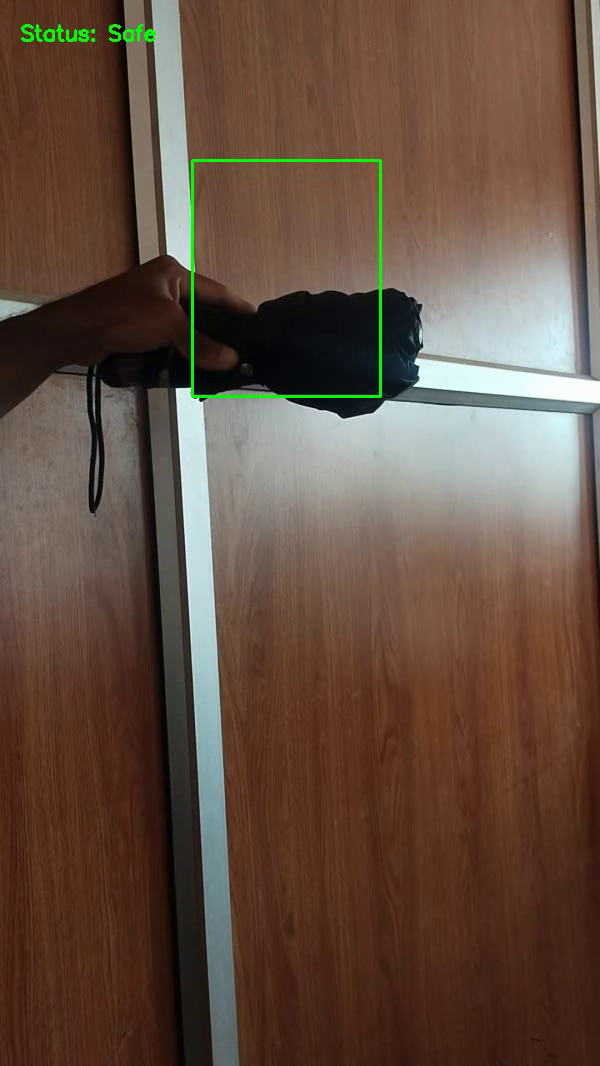
#> input picture frame 18 of scrach Detection/tracked_result.mp4, 600 x 1066 px, given in place of test_drop.mp4, which was not available
$ python video-drop.py
#> lines starting #> are read from the running program, lines starting #| are printed output that depends on the picture; pictures that were not available may be replaced by others from this repository, and a replacement may not be noted
import cv2
import imutils
import os

# --- IMPORT YOUR ORIGINAL CODE ---
# This assumes your first code is saved as 'ssim_scanner.py' in the same folder
# We are importing your specific functions!
from ssim_scanner import preprocess_image, align_images, compare_images, find_and_draw_damage

def process_and_inspect_video(video_path, output_video_path, initial_box):
#> called with video_path = 'test_drop.mp4', output_video_path = 'tracked_result.mp4', initial_box = (200, 150, 200, 250)
    print(f"[INFO] Loading uploaded video: {video_path}")
    cap = cv2.VideoCapture(video_path)
    ret, first_frame = cap.read()
#> first_frame is the input picture: shape (1066, 600, 3); mean B, G, R 65, 78.8, 100.4
    if not ret: return

    first_frame = imutils.resize(first_frame, width=600)
    height, width = first_frame.shape[:2]
#> height = 1066; width = 600
    fps = int(cap.get(cv2.CAP_PROP_FPS))

    fourcc = cv2.VideoWriter_fourcc(*'mp4v')
    writer = cv2.VideoWriter(output_video_path, fourcc, fps, (width, height))

    tracker = cv2.TrackerCSRT_create()
    tracker.init(first_frame, initial_box)

    # --- TRACKING & SETTLE VARIABLES ---
    prev_cy = None
    DROP_THRESHOLD = 15
    drop_detected = False

    # New variables for taking the picture
    settle_counter = 0
    frames_to_wait = 45 # Wait ~1.5 seconds (assuming 30fps) after the drop
    inspection_done = False

    while True:
        ret, frame = cap.read()
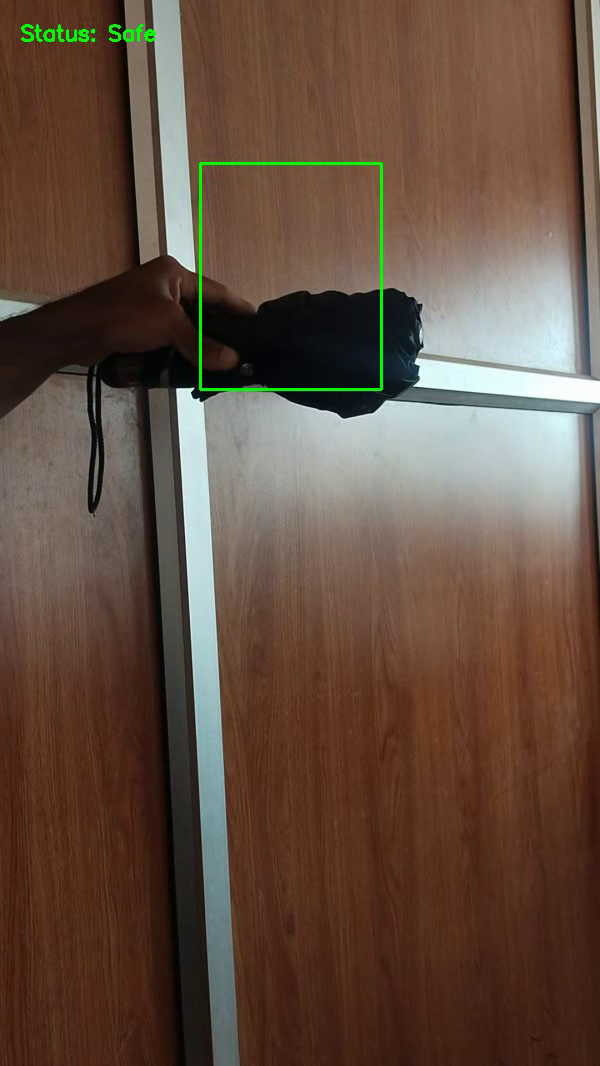
#> input picture frame 19 of scrach Detection/tracked_result.mp4, 600 x 1066 px, given in place of test_drop.mp4, which was not available
#> frame is the input picture: shape (1066, 600, 3); mean B, G, R 64.9, 78.7, 100.2
        if not ret: break

        frame = imutils.resize(frame, width=600)

        # Keep a clean copy of the frame BEFORE we draw green/red boxes on it
        clean_frame = frame.copy()

        success, box = tracker.update(frame)
#> success = True; box = (204, 153, 196, 245)

        if success:
            (x, y, w, h) = [int(v) for v in box]
#> x = 204; y = 153; w = 196; h = 245
            cy = y + (h // 2)
#> cy = 275

            # 1. Detect the Drop
            if prev_cy is not None and not drop_detected:
                velocity_y = cy - prev_cy
                if velocity_y > DROP_THRESHOLD:
                    drop_detected = True
                    print(f"[ALERT] Drop detected! Waiting for product to settle...")

            prev_cy = cy
#> prev_cy = 275

            # 2. The Settle Timer & Photo Capture
            if drop_detected and not inspection_done:
                settle_counter += 1

                # Draw a warning on the video
                cv2.rectangle(frame, (x, y), (x + w, y + h), (0, 0, 255), 3)
                cv2.putText(frame, "DROP EVENT - WAITING TO SETTLE", (20, 40),
                            cv2.FONT_HERSHEY_SIMPLEX, 0.7, (0, 0, 255), 2)

                # Once the timer hits 45, take the picture!
                if settle_counter >= frames_to_wait:
                    print("[INFO] Product settled. Taking damage inspection photo...")

                    # Save the clean (no boxes) frame as our after image
                    cv2.imwrite("captured_after.jpg", clean_frame)
                    inspection_done = True

                    # RUN THE SSIM INSPECTION!
                    run_final_qa_check()

            elif not drop_detected:
                cv2.rectangle(frame, (x, y), (x + w, y + h), (0, 255, 0), 2)
                cv2.putText(frame, "Status: Safe", (20, 40), cv2.FONT_HERSHEY_SIMPLEX, 0.7, (0, 255, 0), 2)
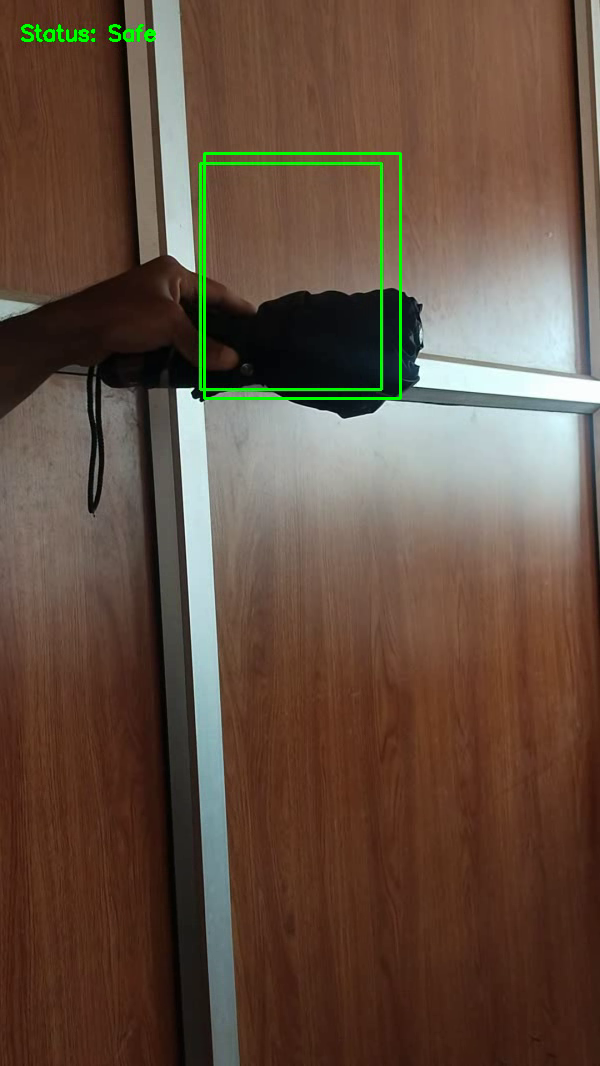
#> frame: shape (1066, 600, 3); mean B, G, R 64.6, 79.5, 99.8

        writer.write(frame)

    cap.release()
    writer.release()
    print(f"[SUCCESS] Video processing complete.")


def run_final_qa_check():
    """
    This function feeds the newly captured video frame into your ORIGINAL code.
    """
    print("\n--- INITIATING QA STRUCTURAL SCAN ---")

    # The reference image your server already has
    img1_path = "before.jpg"
    # The image our video tracker just took
    img2_path = "captured_after.jpg"

    if not os.path.exists(img1_path) or not os.path.exists(img2_path):
         print("[ERROR] Missing images for comparison.")
         return

    # Call your original functions!
    color_before, gray_before = preprocess_image(img1_path)
    color_after, gray_after = preprocess_image(img2_path)

    aligned_gray, aligned_color, _ = align_images(gray_before, gray_after, color_after)
    score, diff_image = compare_images(gray_before, aligned_gray)
    final_output, mask = find_and_draw_damage(diff_image, aligned_color)

    # Save the final damage report image for the website to display
    cv2.imwrite("final_damage_report.jpg", final_output)

    print(f"[FINAL REPORT] SSIM Score: {score * 100:.2f}%")
    if score < 0.98: # If similarity is less than 98%
        print("[FINAL REPORT] STATUS: FAILED. Structural damage detected.")
    else:
        print("[FINAL REPORT] STATUS: PASSED. No significant damage found.")
    print("--------------------------------------\n")


if __name__ == "__main__":
    input_video = "test_drop.mp4"
    output_video = "tracked_result.mp4"
    test_bounding_box = (200, 150, 200, 250)

    process_and_inspect_video(input_video, output_video, test_bounding_box)

$ run again, starting later in the video
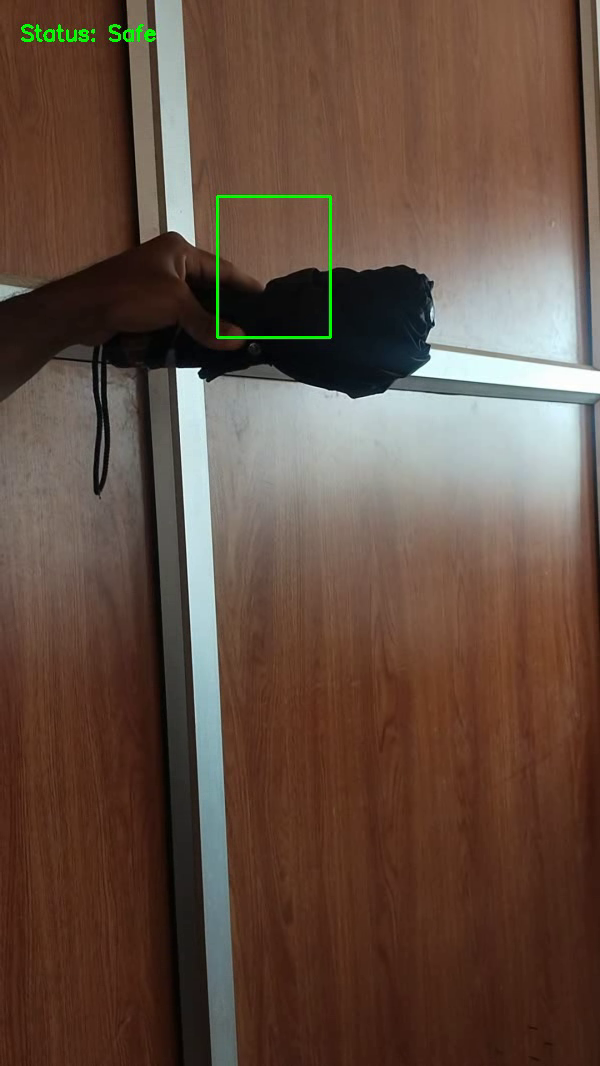
#> input picture frame 82 of scrach Detection/tracked_result.mp4, 600 x 1066 px, given in place of test_drop.mp4, which was not available
#> in process_and_inspect_video, first_frame is the input picture: shape (1066, 600, 3); mean B, G, R 65.2, 78, 99.7
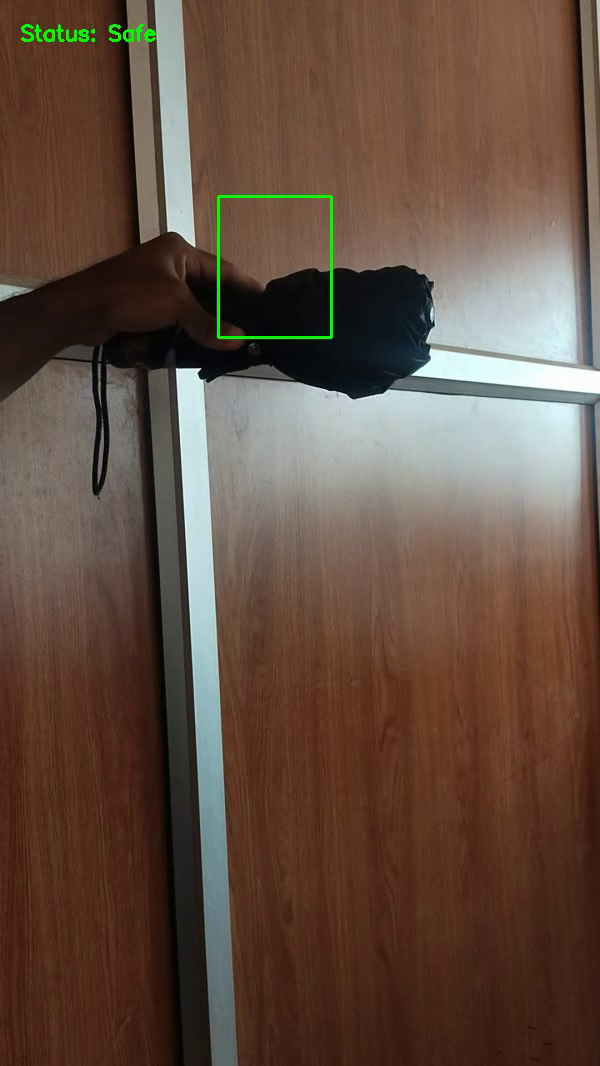
#> input picture frame 83 of scrach Detection/tracked_result.mp4, 600 x 1066 px, given in place of test_drop.mp4, which was not available
#> in process_and_inspect_video, frame is the input picture: shape (1066, 600, 3); mean B, G, R 65.1, 78, 99.6
#> success = True; box = (198, 148, 204, 255)
#> x = 198; y = 148; w = 204; h = 255
#> cy = 275
#> in process_and_inspect_video, `cv2.putText(frame, "Status: Safe", (20, 40), cv2.FONT_HERSHEY_SIMPLEX,..`:
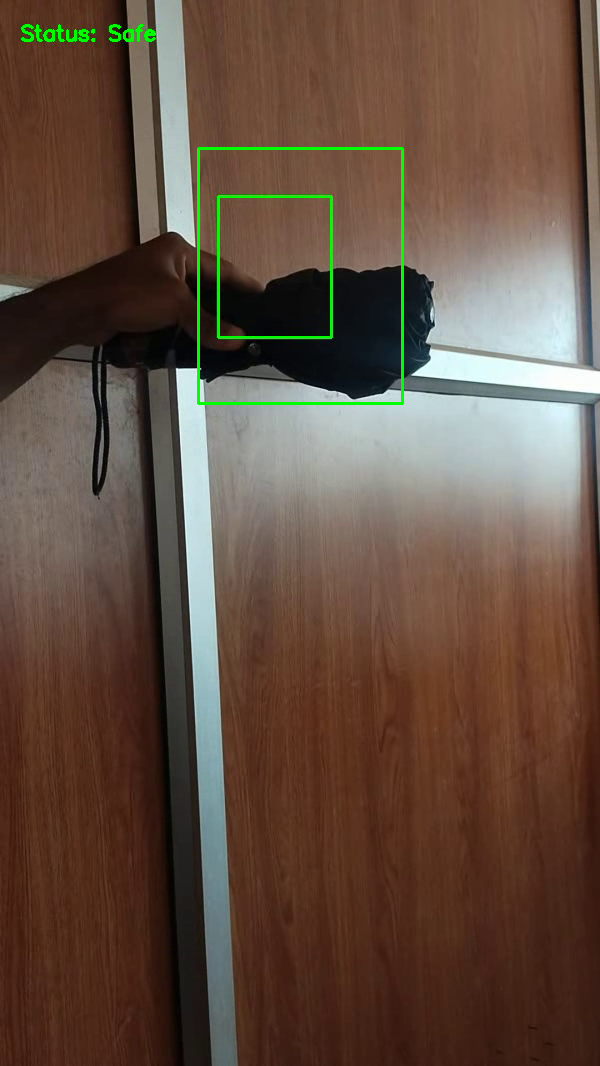
#> frame: shape (1066, 600, 3); mean B, G, R 64.7, 78.7, 99

$ run again, starting later in the video
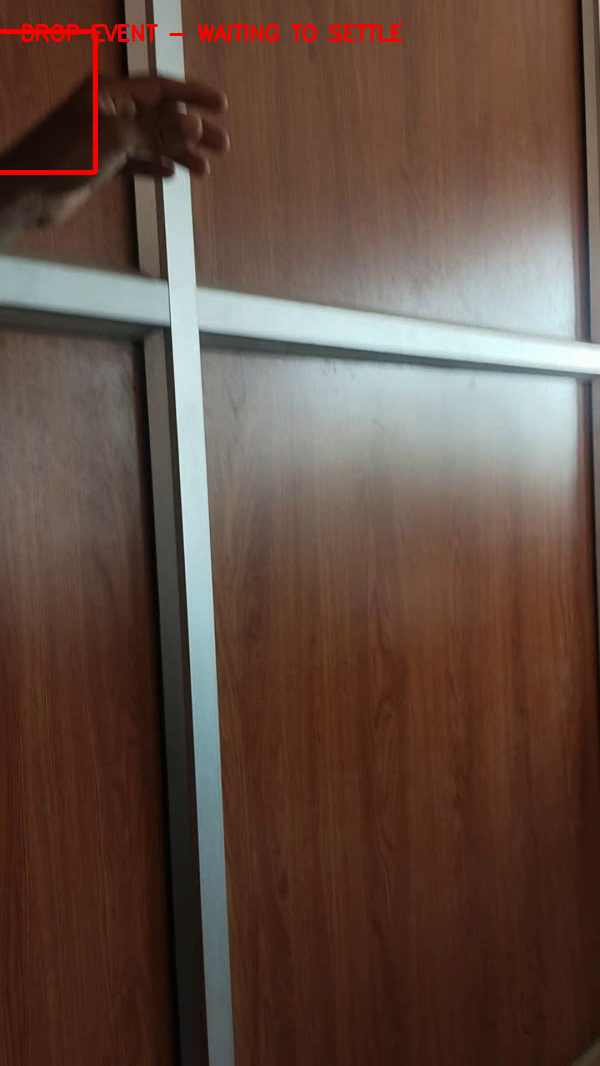
#> input picture frame 147 of scrach Detection/tracked_result.mp4, 600 x 1066 px, given in place of test_drop.mp4, which was not available
#> in process_and_inspect_video, first_frame is the input picture: shape (1066, 600, 3); mean B, G, R 65.9, 76.4, 98.4
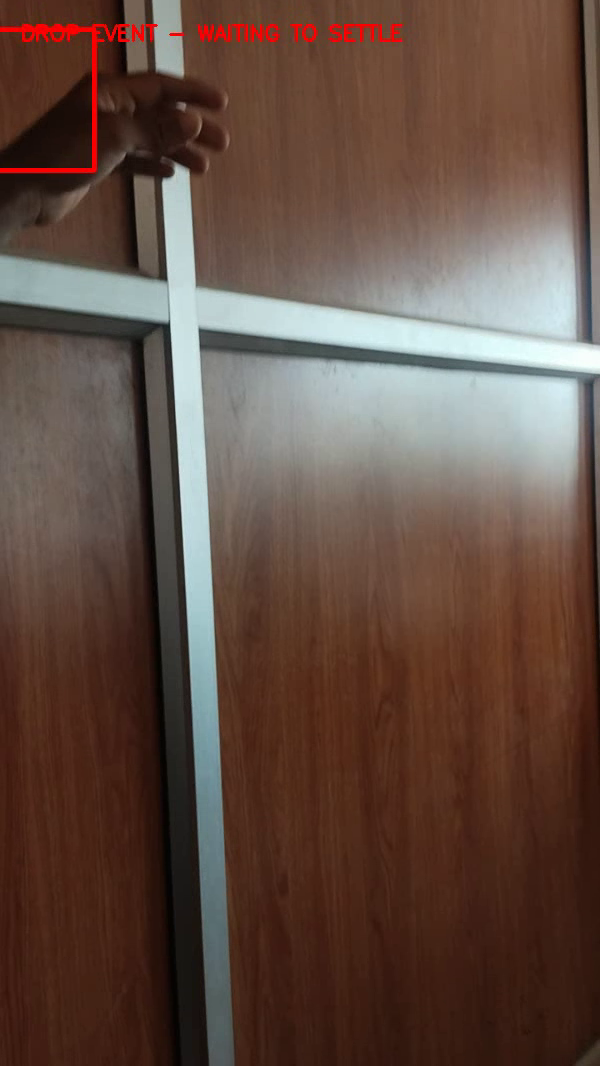
#> input picture frame 148 of scrach Detection/tracked_result.mp4, 600 x 1066 px, given in place of test_drop.mp4, which was not available
#> in process_and_inspect_video, frame is the input picture: shape (1066, 600, 3); mean B, G, R 66.2, 76.5, 98.7
#> success = True; box = (202, 155, 192, 240)
#> x = 202; y = 155; w = 192; h = 240
#> cy = 275
#> in process_and_inspect_video, `cv2.putText(frame, "Status: Safe", (20, 40), cv2.FONT_HERSHEY_SIMPLEX,..`:
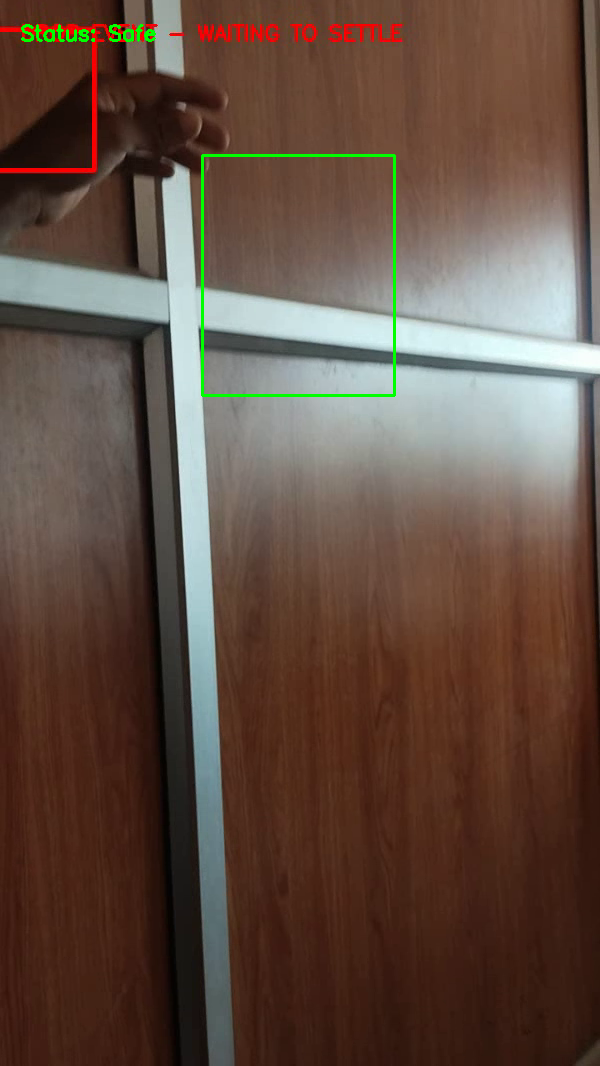
#> frame: shape (1066, 600, 3); mean B, G, R 65.7, 77.4, 97.9
